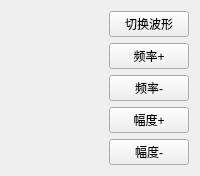
      <widget class="QWidget" name="page_6">
       <layout class="QHBoxLayout" name="horizontalLayout_4">
        <item>
         <layout class="QHBoxLayout" name="horizontalLayout_36" stretch="2,0">
          <item>
           <widget class="QCustomPlot" name="boxingxianshi" native="true"/>
          </item>
          <item>
           <layout class="QVBoxLayout" name="verticalLayout_12">
            <item>
             <widget class="QPushButton" name="waveformSwitchButton">
              <property name="text">
               <string>切换波形</string>
              </property>
             </widget>
            </item>
            <item>
             <widget class="QPushButton" name="frequencyUpButton">
              <property name="text">
               <string>频率+</string>
              </property>
             </widget>
            </item>
            <item>
             <widget class="QPushButton" name="frequencyDownButton">
              <property name="text">
               <string>频率-</string>
              </property>
             </widget>
            </item>
            <item>
             <widget class="QPushButton" name="amplitudeUpButton">
              <property name="text">
               <string>幅度+</string>
              </property>
             </widget>
            </item>
            <item>
             <widget class="QPushButton" name="amplitudeDownButton">
              <property name="text">
               <string>幅度-</string>
              </property>
             </widget>
            </item>
           </layout>
          </item>
         </layout>
        </item>
       </layout>
      </widget>
